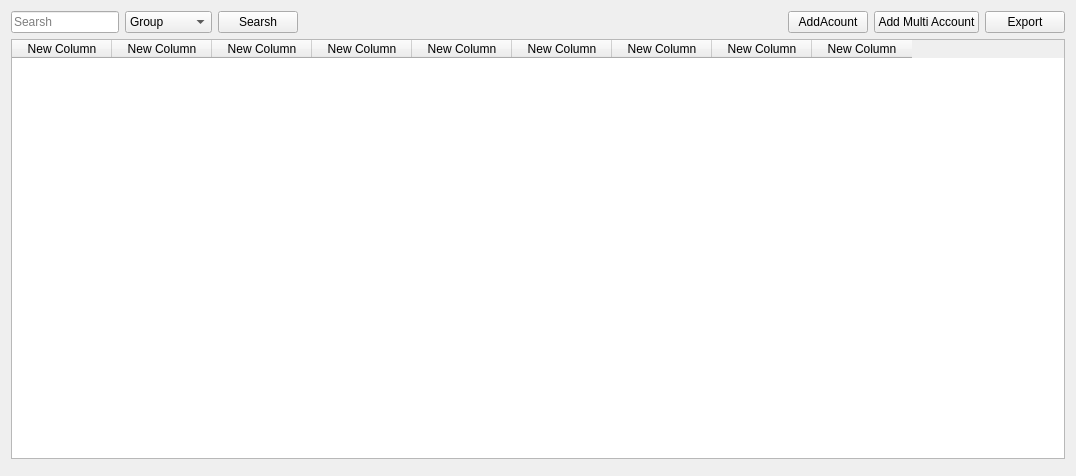
<?xml version="1.0" encoding="UTF-8"?>
<ui version="4.0">
 <class>Form</class>
 <widget class="QWidget" name="Form">
  <property name="geometry">
   <rect>
    <x>0</x>
    <y>0</y>
    <width>1076</width>
    <height>476</height>
   </rect>
  </property>
  <property name="windowTitle">
   <string>Form</string>
  </property>
  <property name="styleSheet">
   <string notr="true">QPushButton l{
		border:none;
		border-radius: 3px;
		text-align: left;
		padding: 8px 0 8px 15px;
		color: #788596;
	}

	QPushButton:hover {
		background-color: rgba( 86, 101, 115, 0.5);
	}

	QPushButton:checked {
		color: #fff;
	}
QScrollArea{
border: none;
}</string>
  </property>
  <layout class="QGridLayout" name="gridLayout">
   <item row="1" column="0">
    <widget class="QTableWidget" name="table">
     <column>
      <property name="text">
       <string>New Column</string>
      </property>
     </column>
     <column>
      <property name="text">
       <string>New Column</string>
      </property>
     </column>
     <column>
      <property name="text">
       <string>New Column</string>
      </property>
     </column>
     <column>
      <property name="text">
       <string>New Column</string>
      </property>
     </column>
     <column>
      <property name="text">
       <string>New Column</string>
      </property>
     </column>
     <column>
      <property name="text">
       <string>New Column</string>
      </property>
     </column>
     <column>
      <property name="text">
       <string>New Column</string>
      </property>
     </column>
     <column>
      <property name="text">
       <string>New Column</string>
      </property>
     </column>
     <column>
      <property name="text">
       <string>New Column</string>
      </property>
     </column>
    </widget>
   </item>
   <item row="3" column="0">
    <widget class="QWidget" name="widget_Info" native="true"/>
   </item>
   <item row="0" column="0">
    <widget class="QWidget" name="widget_2" native="true">
     <layout class="QHBoxLayout" name="horizontalLayout_3">
      <property name="spacing">
       <number>0</number>
      </property>
      <property name="leftMargin">
       <number>0</number>
      </property>
      <property name="topMargin">
       <number>0</number>
      </property>
      <property name="rightMargin">
       <number>0</number>
      </property>
      <property name="bottomMargin">
       <number>0</number>
      </property>
      <item alignment="Qt::AlignLeft">
       <widget class="QWidget" name="widget_3" native="true">
        <layout class="QHBoxLayout" name="horizontalLayout">
         <property name="leftMargin">
          <number>0</number>
         </property>
         <property name="topMargin">
          <number>0</number>
         </property>
         <property name="rightMargin">
          <number>0</number>
         </property>
         <property name="bottomMargin">
          <number>0</number>
         </property>
         <item>
          <widget class="QLineEdit" name="lineEdit">
           <property name="text">
            <string/>
           </property>
           <property name="placeholderText">
            <string>Searsh</string>
           </property>
          </widget>
         </item>
         <item>
          <widget class="QComboBox" name="comboBox">
           <item>
            <property name="text">
             <string>Group</string>
            </property>
           </item>
           <item>
            <property name="text">
             <string>Name</string>
            </property>
           </item>
           <item>
            <property name="text">
             <string>Email</string>
            </property>
           </item>
           <item>
            <property name="text">
             <string>Password</string>
            </property>
           </item>
           <item>
            <property name="text">
             <string>Username</string>
            </property>
           </item>
           <item>
            <property name="text">
             <string>Cookies</string>
            </property>
           </item>
           <item>
            <property name="text">
             <string>Type</string>
            </property>
           </item>
           <item>
            <property name="text">
             <string>Insta</string>
            </property>
           </item>
          </widget>
         </item>
         <item>
          <widget class="QPushButton" name="pushButton">
           <property name="text">
            <string>Searsh</string>
           </property>
          </widget>
         </item>
        </layout>
       </widget>
      </item>
      <item alignment="Qt::AlignRight">
       <widget class="QWidget" name="widget_4" native="true">
        <layout class="QHBoxLayout" name="horizontalLayout_2">
         <property name="leftMargin">
          <number>0</number>
         </property>
         <property name="topMargin">
          <number>0</number>
         </property>
         <property name="rightMargin">
          <number>0</number>
         </property>
         <property name="bottomMargin">
          <number>0</number>
         </property>
         <item>
          <widget class="QPushButton" name="Add_Account">
           <property name="text">
            <string>AddAcount</string>
           </property>
          </widget>
         </item>
         <item>
          <widget class="QPushButton" name="AddMultiAccount">
           <property name="toolTip">
            <string>&lt;!DOCTYPE HTML PUBLIC &quot;-//W3C//DTD HTML 4.0//EN&quot; &quot;http://www.w3.org/TR/REC-html40/strict.dtd&quot;&gt;
&lt;html&gt;&lt;head&gt;&lt;meta name=&quot;qrichtext&quot; content=&quot;1&quot; /&gt;&lt;style type=&quot;text/css&quot;&gt;
p, li { white-space: pre-wrap; }
&lt;/style&gt;&lt;/head&gt;&lt;body style=&quot; font-family:'MS Shell Dlg 2'; font-size:8pt; font-weight:400; font-style:normal;&quot;&gt;
&lt;p style=&quot; margin-top:0px; margin-bottom:0px; margin-left:0px; margin-right:0px; -qt-block-indent:0; text-indent:0px;&quot;&gt;Format:&lt;/p&gt;
&lt;p style=&quot; margin-top:0px; margin-bottom:0px; margin-left:0px; margin-right:0px; -qt-block-indent:0; text-indent:0px;&quot;&gt;&lt;span style=&quot; font-weight:600;&quot;&gt;Group&lt;/span&gt;:&lt;span style=&quot; font-weight:600;&quot;&gt;Name&lt;/span&gt;:&lt;span style=&quot; font-weight:600;&quot;&gt;Email&lt;/span&gt;:&lt;span style=&quot; font-weight:600;&quot;&gt;Password&lt;/span&gt;:&lt;span style=&quot; font-weight:600;&quot;&gt;UserName&lt;/span&gt;:&lt;span style=&quot; font-weight:600;&quot;&gt;Cookies&lt;/span&gt;:&lt;span style=&quot; font-weight:600;&quot;&gt;Type:Insta&lt;/span&gt;&lt;/p&gt;&lt;/body&gt;&lt;/html&gt;</string>
           </property>
           <property name="text">
            <string>Add Multi Account</string>
           </property>
          </widget>
         </item>
         <item>
          <widget class="QPushButton" name="Export">
           <property name="text">
            <string>Export</string>
           </property>
          </widget>
         </item>
        </layout>
       </widget>
      </item>
     </layout>
    </widget>
   </item>
  </layout>
 </widget>
 <resources/>
 <connections/>
</ui>
